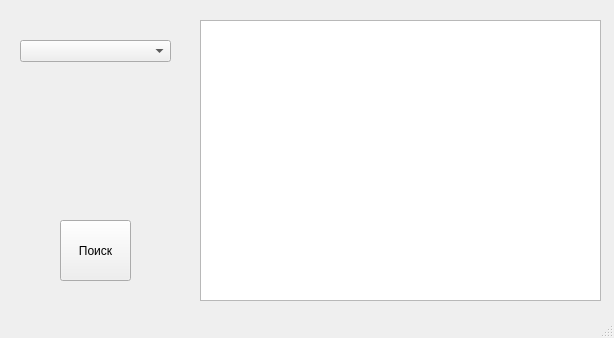
<?xml version="1.0" encoding="UTF-8"?>
<ui version="4.0">
 <class>MainWindow</class>
 <widget class="QMainWindow" name="MainWindow">
  <property name="geometry">
   <rect>
    <x>0</x>
    <y>0</y>
    <width>614</width>
    <height>338</height>
   </rect>
  </property>
  <property name="windowTitle">
   <string>MainWindow</string>
  </property>
  <widget class="QWidget" name="centralwidget">
   <widget class="QPushButton" name="search">
    <property name="geometry">
     <rect>
      <x>60</x>
      <y>220</y>
      <width>71</width>
      <height>61</height>
     </rect>
    </property>
    <property name="text">
     <string>Поиск</string>
    </property>
   </widget>
   <widget class="QComboBox" name="comboBox">
    <property name="geometry">
     <rect>
      <x>20</x>
      <y>40</y>
      <width>151</width>
      <height>22</height>
     </rect>
    </property>
   </widget>
   <widget class="QTableWidget" name="tableWidget">
    <property name="geometry">
     <rect>
      <x>200</x>
      <y>20</y>
      <width>401</width>
      <height>281</height>
     </rect>
    </property>
   </widget>
  </widget>
  <widget class="QStatusBar" name="statusbar"/>
 </widget>
 <resources/>
 <connections/>
</ui>
